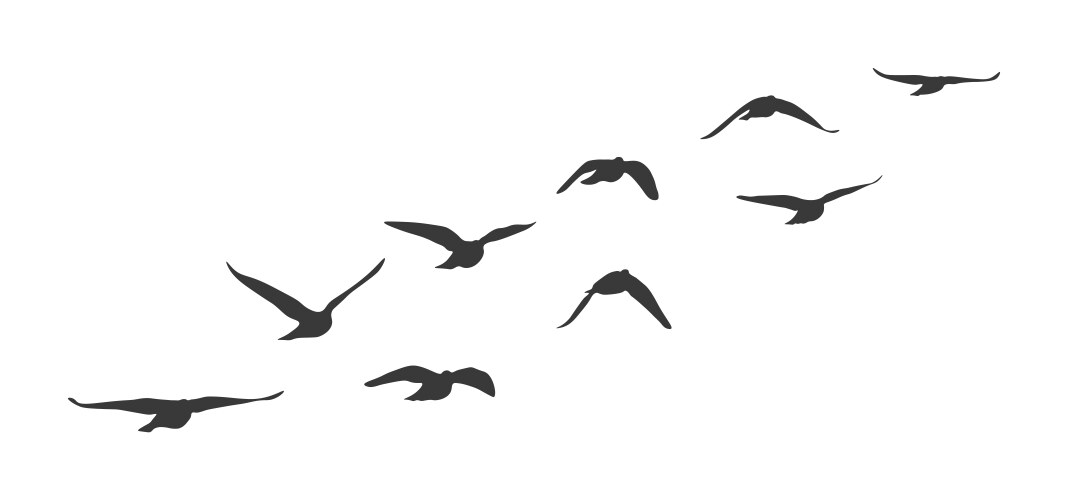
#> input picture opencv/data/flock_of_birds.jpg, 1068 x 500 px, found by its file name
$ python contours.py
#> lines starting #> are read from the running program, lines starting #| are printed output that depends on the picture; after the words box and inside, x2 and y2 are one past the last pixel; in counts of white or black regions, pixels touching at a corner belong together
import cv2
import os

img = cv2.imread(os.path.join('.','opencv/data/flock_of_birds.jpg'))
#> img is the input picture: shape (500, 1068, 3); min 38, max 255, mean 248.7
# it is best to take a binary image for contour detection

# convert to grayscale
gray_img = cv2.cvtColor(img, cv2.COLOR_BGR2GRAY)

ret, thresh = cv2.threshold(gray_img, 127, 255, cv2.THRESH_BINARY_INV)
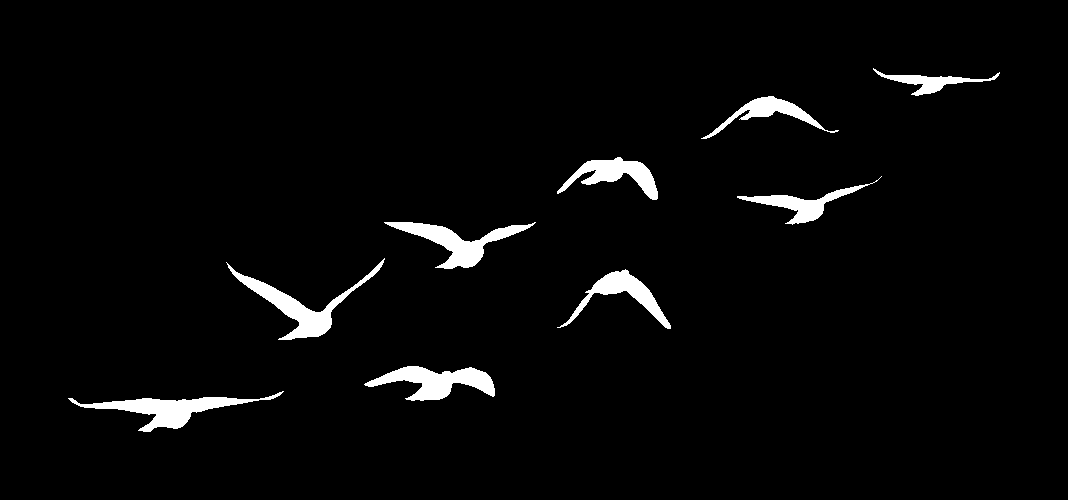
#> thresh: shape (500, 1068); 3.1% white; 9 white regions
cv2.imshow('thresh', thresh)

# find contours - contours are the boundaries of the isolated regions in an image
contours, hierarchy = cv2.findContours(thresh, cv2.RETR_TREE, cv2.CHAIN_APPROX_SIMPLE)
#> contours = 9 contours; largest, box (x1, y1, x2, y2) and area: (68, 391, 284, 432) 2224, (226, 258, 385, 340) 2188, (364, 366, 495, 401) 2126, (384, 222, 536, 269) 2054, (557, 157, 658, 200) 1592
for cnt in contours:
    if cv2.contourArea(cnt) > 200: # why - to avoid small contours
        cv2.drawContours(img, [cnt], -1, (0,255,0), 3)
        # image, contours, contour_index, color, thickness
        # contour_index = -1 means all contours

        # bounding rectangle - used to draw a rectangle around the contour
        x,y,w,h = cv2.boundingRect(cnt)
        cv2.rectangle(img, (x,y), (x+w, y+h), (255,0,0), 2)
#> this loop made 9 passes
#> (x, y, w, h) on passes 1 to 9: (68, 391, 216, 41), (364, 366, 131, 35), (557, 269, 114, 60), (226, 258, 159, 82), (384, 222, 152, 47), (737, 176, 145, 49), (557, 157, 101, 43), (701, 96, 138, 43), (873, 68, 127, 28)
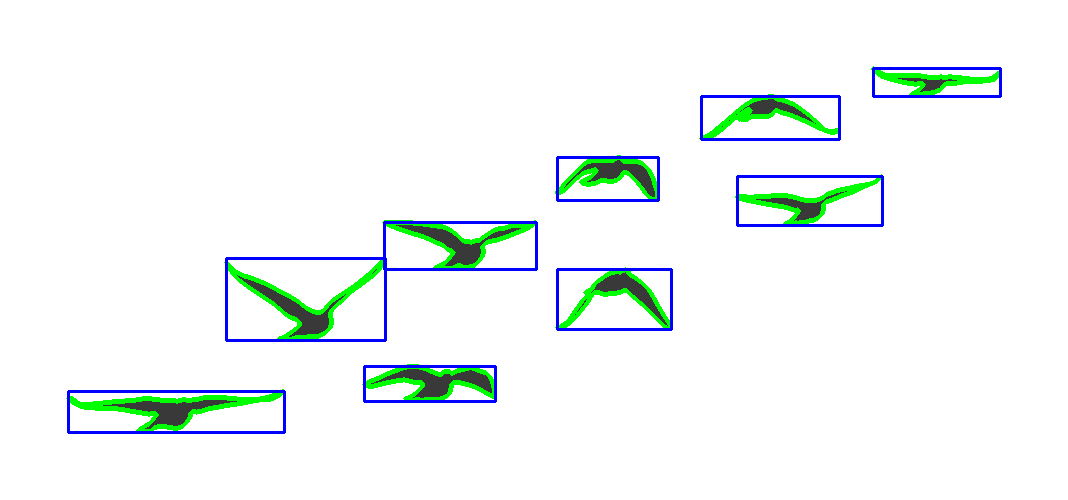
#> img: shape (500, 1068, 3); 4.31% of pixels changed, all inside (x1, y1, x2, y2) = (66, 66, 1002, 434)

cv2.imshow('contours', img)
cv2.waitKey(0)
